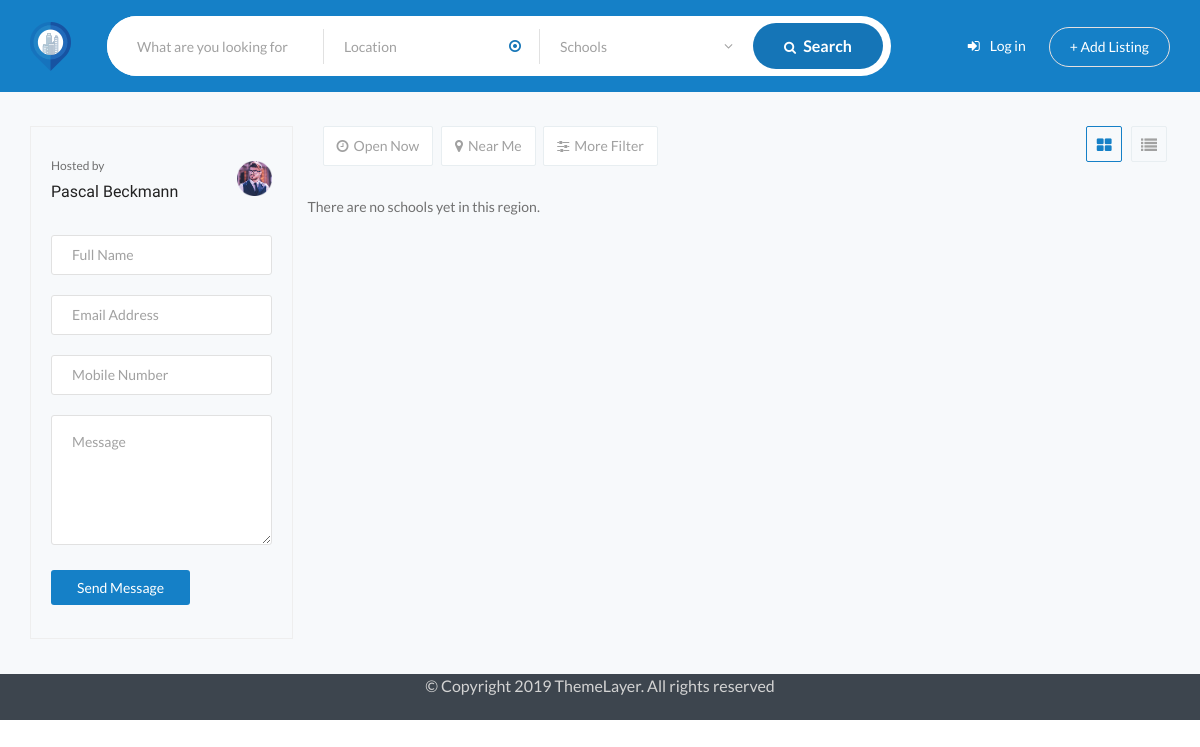
The app's page /schools/, older data.
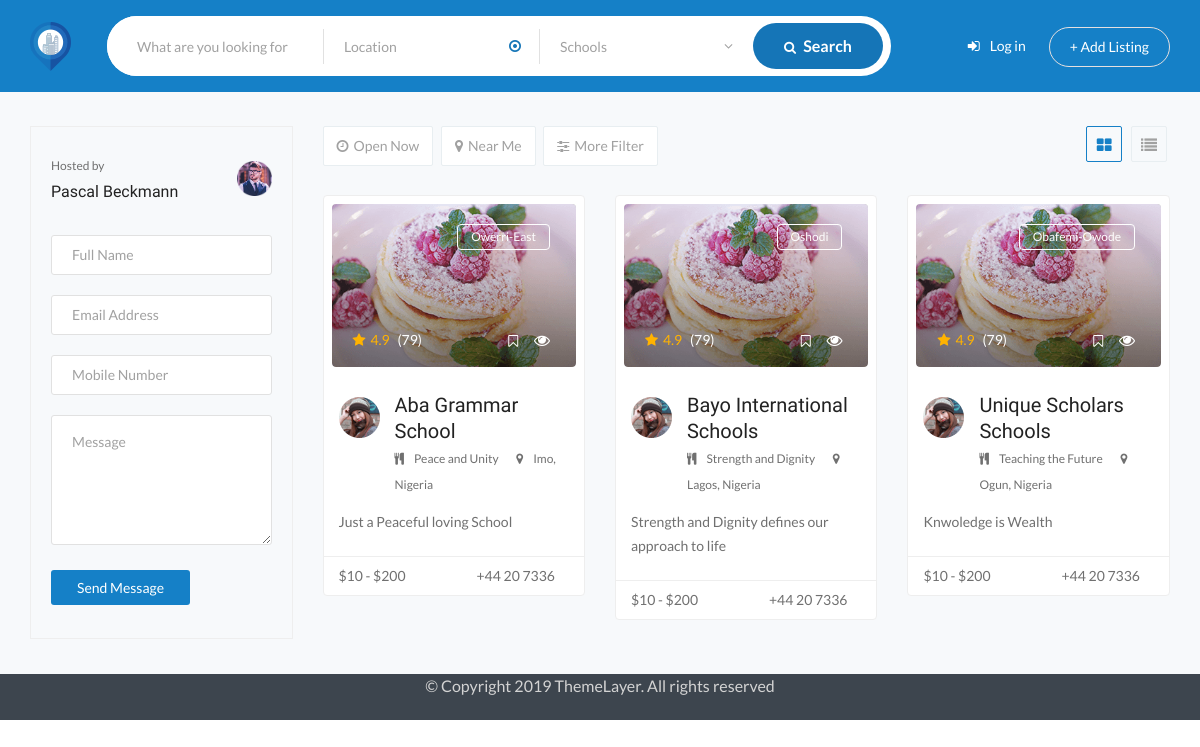
The same page, newer data.
### tutor/models.py (models this page shows)
class School(models.Model):
    email_address = models.EmailField(max_length=100, primary_key=True)
    name = models.CharField(max_length=100, unique=True)
    motto = models.CharField(max_length=1000, blank=True, null=True, default='N/A')
    description = models.CharField(max_length=1000, blank=True, null=True, default='N/A')
    country = models.CharField(max_length=100, default='Nigeria')
    state = models.CharField(max_length=100, blank=True, null=True, default='Lagos')
    lga = models.CharField(max_length=100, blank=True, null=True, default='N/A')
    city = models.CharField(max_length=100, null=True, blank=True)
    town = models.CharField(max_length=100, null=True, blank=True)
    street = models.CharField(max_length=100)
    telephone = models.CharField(max_length=17, blank=True, default='+2349090587701')
    approval_number = models.CharField(max_length=11, default='Awaiting')
    contact_person = models.CharField(max_length=100, default='N/A')
    school_type = models.CharField(max_length=50, default='Nursery')
    approved_exams = models.CharField(max_length=50, default='NCEE')
    slug = models.SlugField(max_length=128, unique=True)
    def get_absolute_url(self):
        return reverse('school-detail', args=[str(self.slug)])
    def __str__(self):
        return f'{self.name}'

### tutor/views.py (the view)
# urls.py: path('schools/', views.SchoolListView.as_view(), name='schools'),
class SchoolListView(generic.ListView):
    model = School
    paginate_by = 30

### tutor/templates/tutor/school_list.html (shortened to what this page needs)
{% extends "base_generic.html" %}
{% block navigation %}
{% load static %}
    <nav id="lcnavbar" class="navbar lc-navbar style-two fixed-top navbar-expand-lg">
        <div class="container-fluid">
            <a class="navbar-brand main-logo" href="{% url 'index' %}"><img src="{% static 'images/logo.png' %}" alt="logo"></a>
            <div class="collapse navbar-collapse lc-menu" id="navbarSupportedContent">
                <ul class="navbar-nav mx-auto">
                    <li class="nav-item">
                        <form class="lc-main-search" style="float:left;" method="GET">
                            <div class="lc-main-search-field">
                                <input type="text" class="form-control" placeholder="What are you looking for">
                            </div>
                            <div class="lc-search-location">
                                <input type="text" class="form-control" placeholder="Location">
                            </div>
                            <div class="lg-mulitsearch-cat">
                                <div class="styled-input">
                                    <input id="category_search" class="form-control" placeholder="Category Eg: Tutors" type="text" value="Schools" />
                                </div>
                            </div>
                            <button class="btn btn-default"><i class="fa fa-search"></i> Search</button>
                        </form>
                    </li>
                </ul>
            </div>
            <div class="login-side">
                <ul class="navbar-nav ml-auto">
                    <li><a href="login-blue.html"><i class="fa fa-sign-in"></i>Log in</a></li>
                    <li><a class="btn btn-transparent ml-3" href="gm-add-listing-blue.html">+ Add Listing</a></li>
                </ul>
            </div>
        </div>
    </nav>
{% endblock %}
{% block content %}
{% load static %}
    <div class="lc-search-map-section">
        <div class="lc-search-map-content">
            <div class="lc-search-map-content-details">
                <div class="row">
                    <div class="col-lg-3 col-12">
                        <div class="widget widget-author-contact">
                            <div class="media">
                                <div class="media-body">
                                    <span>Hosted by</span>
                                    <h5><a href="#">Pascal Beckmann</a></h5>
                                </div>
                                <img src="{% static 'images/author/16.png' %}" alt="img">
                            </div>
                            <div class="lc-comments-form">
                                <form>
                                    <div class="contact-form">
                                        <div class="row">
                                            <div class="col-12">
                                                <div class="form-group">
                                                    <input class="input name-email left" placeholder="Full Name" type="text" name="name">
                                                </div>
                                            </div>
                                            <div class="col-12">
                                                <div class="form-group">
                                                    <input class="input name-email right" placeholder="Email Address" type="email" name="email">
                                                </div>
                                            </div>
                                            <div class="col-12">
                                                <div class="form-group">
                                                    <input class="input name-email right" placeholder="Mobile Number" type="email" name="email">
                                                </div>
                                            </div>
                                        </div>
                                        <div class="form-group">
                                            <textarea class="form-control message" placeholder="Message" rows="3" required data-error="Your message"></textarea>
                                        </div>
                                        <button type="submit" class="btn btn-blue-2 ripple">Send Message</button>
                                    </div>
                                </form>
                            </div>
                        </div>
                    </div>
                    <div class="col-lg-9">
                        <ul class="lc-all-filter">
                            <li><a class="lc-common-btn" href="#"><i class="fa fa-clock-o"></i>Open Now</a></li>
                            <li><a class="lc-common-btn" href="#"><i class="fa fa-map-marker"></i>Near Me</a></li>
                            <li><button class="lc-search-more-filter-btn lc-common-btn"><i class="fa fa-sliders"></i>More Filter</button></li>
                            <li class="search-layout float-right">
                                <a class="lc-search-grid active" href="#"><i class="fa fa-th-large"></i></a>
                                <a class="lc-search-list" href="#"><i class="fa fa-list"></i></a>
                            </li>
                        </ul>
                        <div class="row mt-1">
                            {% if school_list %}
                                {% for school in school_list %}
                                    <div class="col-12 col-lg-4 col-md-4 wow animated fadeIn" data-wow-duration="0.1s" data-wow-delay="0.1s">
                                        <div class="lc-listing-single" data-postid="14" data-lat="-37.8210922667" data-lng="175.2209316333" data-maptype="gm"  data-marker="images/marker/resturent.png">
                                            <div class="entry-thumb">
                                                <img class="img-thumbnail" src="{% static 'images/features/07.png' %}"  alt="img">
                                                <span class="btn-close">{{ school.lga }}</span>
                                                <div class="entry-thumb-content">
                                                    <span class="rating">
                                                        <i class="fa fa-star"></i>4.9
                                                        <span class="count">(79)</span>
                                                    </span>
                                                    <span class="float-right">
                                                        <i class="fa fa-bookmark-o"></i>
                                                        <a class="btn btn-primary" data-toggle="modal" data-target=".lc-listing-modal">
                                                            <span><i class="fa fa-eye"></i></span>
                                                        </a>
                                                    </span>
                                                </div>
                                            </div>
                                            <div class="entry-content">
                                                <div class="media">
                                                    <img src="{% static 'images/author/02.png' %}" alt="img">
                                                    <div class="media-body">
                                                        <h4><a class="title" href="{{ school.get_absolute_url }}">{{ school }}</a></h4>
                                                        <span><i class="fa fa-cutlery"></i><a href="#">{{ school.motto }}</a></span>
                                                        <span><i class="fa fa-map-marker"></i><a href="#">{{ school.state }}, {{ school.country }}</a></span>
                                                    </div>
                                                </div>
                                                <p>{{ school.description|truncatechars:140 }}</p>
                                            </div>
                                            <div class="entry-footer">
                                                <span>$10 - $200</span>
                                                <span class="right">+44 20 7336</span>
                                            </div>
                                        </div>
                                    </div>
                                {% endfor %}
                            {% else %}
                                <p>There are no schools yet in this region.</p>
                            {% endif %}
                        </div>
                    </div>
                </div>
            </div>
        </div>
    </div>
{% endblock %}
{% block footer %}
    <div class="lc-copy-right lc-copy-right-2">
        <div class="copyright text-center">
            <p>© Copyright 2019 ThemeLayer. All rights reserved</p>
        </div>
    </div>
{% endblock %}

### tutor/templates/base_generic.html (shortened to what this page needs)
<!doctype html>
<html lang="en">
    <head>
        {% load static %}
        <link rel="stylesheet" href="{% static 'assets/css/bootstrap.min.css' %}">
        <link rel="stylesheet" href="{% static 'assets/css/ripple.min.css' %}">
        <link rel="stylesheet" href="{% static 'assets/css/font-awesome.min.css' %}">
        <link rel="stylesheet" href="{% static 'assets/css/line-awesome.min.css' %}">
        <link rel="stylesheet" href="{% static 'assets/css/owl.carousel.css' %}">
        <link rel="stylesheet" href="{% static 'assets/css/themify-icons.css' %}">
        <link rel="stylesheet" href="{% static 'assets/css/animate.css' %}">
        <link rel="stylesheet" href="{% static 'assets/css/leaflet.css' %}">
        <link rel="stylesheet" href="{% static 'assets/css/bootstrap-select.min.css' %}">
        <link rel="stylesheet" href="{% static 'assets/css/select2.min.css' %}">
        <link rel="stylesheet" href="{% static 'assets/css/magnific-popup.css' %}">
        <link rel="stylesheet" href="{% static 'assets/css/swiper.min.css' %}">
        <link rel="stylesheet" href="{% static 'assets/css/fancybox.min.css' %}">
        <link rel="stylesheet" href="{% static 'css/main.css' %}">
    </head>
    <body>
        {% block navigation %}{% endblock %}
        {% block content %}{% endblock %}
        {% block footer %}{% endblock %}
    </body>
</html>

Row changes from the older to the newer data that the page shows:
added School: lga "Owerri-East", name "Aba Grammar School", motto "Peace and Unity", state "Imo", country "Nigeria", description "Just a Peaceful loving School"
added School: lga "Oshodi", name "Bayo International Schools", motto "Strength and Dignity", state "Lagos", country "Nigeria", description "Strength and Dignity defines our approach to life"
added School: lga "Obafemi-Owode", name "Unique Scholars Schools", motto "Teaching the Future", state "Ogun", country "Nigeria", description "Knwoledge is Wealth"
Text that changed along with them:
text no longer shown: "There are no schools yet in this region."
